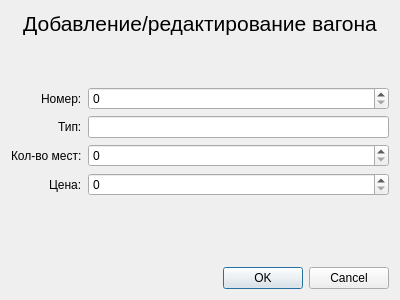
<?xml version="1.0" encoding="UTF-8"?>
<ui version="4.0">
 <class>Dialog_AddWagon</class>
 <widget class="QDialog" name="Dialog_AddWagon">
  <property name="geometry">
   <rect>
    <x>0</x>
    <y>0</y>
    <width>400</width> 
    <height>300</height>
   </rect>
  </property>
  <property name="windowTitle">
   <string>Dialog</string>
  </property>
  <layout class="QVBoxLayout" name="verticalLayout">
   <item>
    <widget class="QLabel" name="mainLabel">
     <property name="font">
      <font>
       <pointsize>16</pointsize>
      </font>
     </property>
     <property name="text">
      <string>Добавление/редактирование вагона</string>
     </property>
     <property name="alignment">
      <set>Qt::AlignCenter</set>
     </property>
    </widget>
   </item>
   <item>
    <spacer name="verticalSpacer">
     <property name="orientation">
      <enum>Qt::Vertical</enum>
     </property>
     <property name="sizeHint" stdset="0">
      <size>
       <width>20</width>
       <height>40</height>
      </size>
     </property>
    </spacer>
   </item>
   <item>
    <layout class="QFormLayout" name="formLayout">
     <property name="labelAlignment">
      <set>Qt::AlignRight|Qt::AlignTrailing|Qt::AlignVCenter</set>
     </property>
     <item row="0" column="0">
      <widget class="QLabel" name="label">
       <property name="text">
        <string>Номер:</string>
       </property>
      </widget>
     </item>
     <item row="1" column="0">
      <widget class="QLabel" name="label_2">
       <property name="text">
        <string>Тип:</string>
       </property>
      </widget>
     </item>
     <item row="2" column="0">
      <widget class="QLabel" name="label_3">
       <property name="text">
        <string>Кол-во мест:</string>
       </property>
      </widget>
     </item>
     <item row="0" column="1">
      <widget class="QSpinBox" name="number">
       <property name="maximum">
        <number>999</number>
       </property>
      </widget>
     </item>
     <item row="1" column="1">
      <widget class="QLineEdit" name="type"/>
     </item>
     <item row="2" column="1">
      <widget class="QSpinBox" name="countPlace">
       <property name="maximum">
        <number>999</number>
       </property>
      </widget>
     </item>
     <item row="3" column="1">
      <widget class="QSpinBox" name="price">
       <property name="maximum">
        <number>1000000</number>
       </property>
      </widget>
     </item>
     <item row="3" column="0">
      <widget class="QLabel" name="label_4">
       <property name="text">
        <string>Цена:</string>
       </property>
      </widget>
     </item>
    </layout>
   </item>
   <item>
    <widget class="QLabel" name="labelError">
     <property name="font">
      <font>
       <pointsize>10</pointsize>
      </font>
     </property>
     <property name="styleSheet">
      <string notr="true">QLabel { color: rgb(240, 0, 0); }</string>
     </property>
     <property name="text">
      <string/>
     </property>
     <property name="alignment">
      <set>Qt::AlignCenter</set>
     </property>
    </widget>
   </item>
   <item>
    <spacer name="verticalSpacer_2">
     <property name="orientation">
      <enum>Qt::Vertical</enum>
     </property>
     <property name="sizeHint" stdset="0">
      <size>
       <width>20</width>
       <height>40</height>
      </size>
     </property>
    </spacer>
   </item>
   <item>
    <widget class="QDialogButtonBox" name="buttonBox">
     <property name="standardButtons">
      <set>QDialogButtonBox::Cancel|QDialogButtonBox::Ok</set>
     </property>
    </widget>
   </item>
  </layout>
 </widget>
 <resources/>
 <connections>
  <connection>
   <sender>buttonBox</sender>
   <signal>accepted()</signal>
   <receiver>Dialog_AddWagon</receiver>
   <slot>accept()</slot>
   <hints>
    <hint type="sourcelabel">
     <x>292</x>
     <y>270</y>
    </hint>
    <hint type="destinationlabel">
     <x>199</x>
     <y>149</y>
    </hint>
   </hints>
  </connection>
  <connection>
   <sender>buttonBox</sender>
   <signal>rejected()</signal>
   <receiver>Dialog_AddWagon</receiver>
   <slot>reject()</slot>
   <hints>
    <hint type="sourcelabel">
     <x>292</x>
     <y>270</y>
    </hint>
    <hint type="destinationlabel">
     <x>199</x>
     <y>149</y>
    </hint>
   </hints>
  </connection>
 </connections>
</ui>
